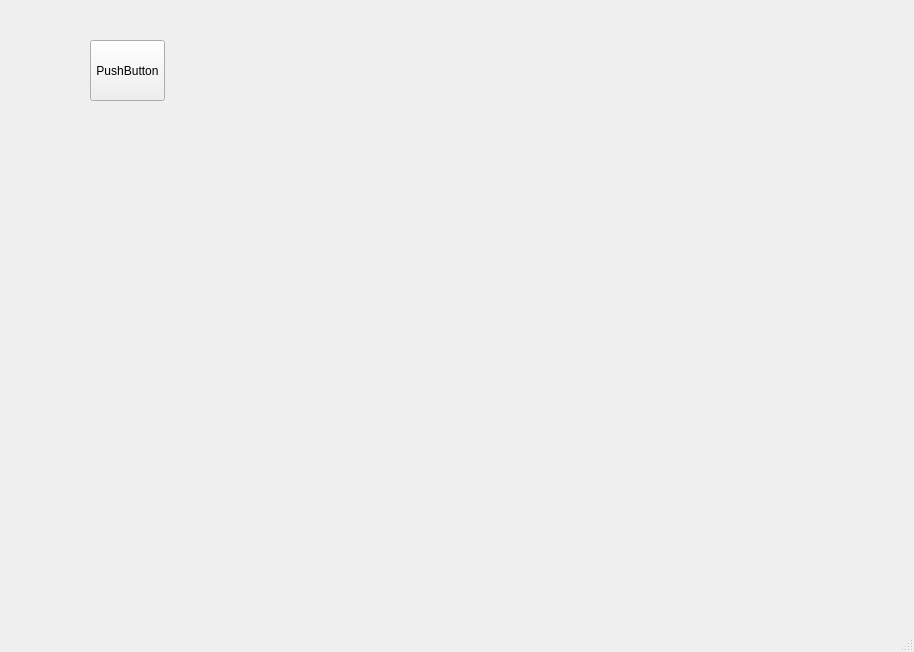
<?xml version="1.0" encoding="UTF-8"?>
<ui version="4.0">
 <class>MainWindow</class>
 <widget class="QMainWindow" name="MainWindow">
  <property name="geometry">
   <rect>
    <x>0</x>
    <y>0</y>
    <width>914</width>
    <height>652</height>
   </rect>
  </property>
  <property name="windowTitle">
   <string>MainWindow</string>
  </property>
  <widget class="QWidget" name="centralwidget">
   <widget class="QPushButton" name="btn">
    <property name="geometry">
     <rect>
      <x>90</x>
      <y>40</y>
      <width>75</width>
      <height>61</height>
     </rect>
    </property>
    <property name="text">
     <string>PushButton</string>
    </property>
   </widget>
  </widget>
  <widget class="QMenuBar" name="menubar">
   <property name="geometry">
    <rect>
     <x>0</x>
     <y>0</y>
     <width>914</width>
     <height>21</height>
    </rect>
   </property>
  </widget>
  <widget class="QStatusBar" name="statusbar"/>
 </widget>
 <resources/>
 <connections/>
</ui>
